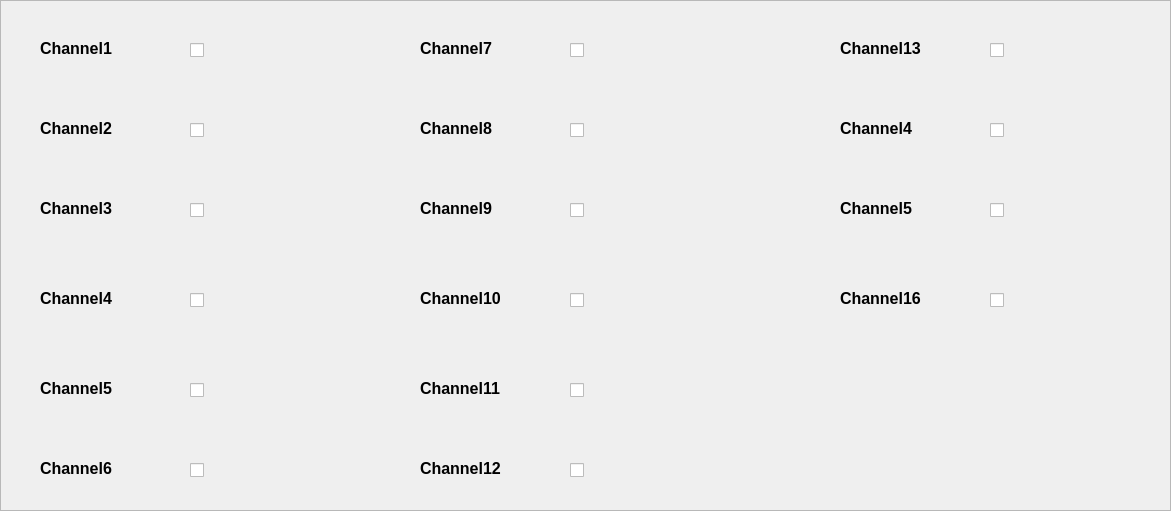
   <widget class="QFrame" name="frame">
    <property name="geometry">
     <rect>
      <x>10</x>
      <y>10</y>
      <width>1171</width>
      <height>511</height>
     </rect>
    </property>
    <property name="frameShape">
     <enum>QFrame::StyledPanel</enum>
    </property>
    <property name="frameShadow">
     <enum>QFrame::Plain</enum>
    </property>
    <widget class="QFrame" name="frame_3">
     <property name="geometry">
      <rect>
       <x>10</x>
       <y>20</y>
       <width>341</width>
       <height>481</height>
      </rect>
     </property>
     <property name="frameShape">
      <enum>QFrame::NoFrame</enum>
     </property>
     <property name="frameShadow">
      <enum>QFrame::Plain</enum>
     </property>
     <widget class="QFrame" name="frame_5">
      <property name="geometry">
       <rect>
        <x>20</x>
        <y>10</y>
        <width>311</width>
        <height>41</height>
       </rect>
      </property>
      <property name="frameShape">
       <enum>QFrame::NoFrame</enum>
      </property>
      <property name="frameShadow">
       <enum>QFrame::Plain</enum>
      </property>
      <widget class="QLabel" name="Device1Label">
       <property name="geometry">
        <rect>
         <x>10</x>
         <y>10</y>
         <width>111</width>
         <height>16</height>
        </rect>
       </property>
       <property name="font">
        <font>
         <pointsize>12</pointsize>
         <weight>75</weight>
         <bold>true</bold>
        </font>
       </property>
       <property name="text">
        <string>Channel1</string>
       </property>
      </widget>
      <widget class="QCheckBox" name="Device1Check">
       <property name="geometry">
        <rect>
         <x>160</x>
         <y>10</y>
         <width>81</width>
         <height>20</height>
        </rect>
       </property>
       <property name="text">
        <string/>
       </property>
      </widget>
     </widget>
     <widget class="QFrame" name="frame_6">
      <property name="geometry">
       <rect>
        <x>20</x>
        <y>90</y>
        <width>311</width>
        <height>41</height>
       </rect>
      </property>
      <property name="frameShape">
       <enum>QFrame::NoFrame</enum>
      </property>
      <property name="frameShadow">
       <enum>QFrame::Plain</enum>
      </property>
      <widget class="QLabel" name="Device2Label">
       <property name="geometry">
        <rect>
         <x>10</x>
         <y>10</y>
         <width>111</width>
         <height>16</height>
        </rect>
       </property>
       <property name="font">
        <font>
         <pointsize>12</pointsize>
         <weight>75</weight>
         <bold>true</bold>
        </font>
       </property>
       <property name="text">
        <string>Channel2</string>
       </property>
      </widget>
      <widget class="QCheckBox" name="Device2Check">
       <property name="geometry">
        <rect>
         <x>160</x>
         <y>10</y>
         <width>81</width>
         <height>20</height>
        </rect>
       </property>
       <property name="text">
        <string/>
       </property>
      </widget>
     </widget>
     <widget class="QFrame" name="frame_8">
      <property name="geometry">
       <rect>
        <x>20</x>
        <y>170</y>
        <width>311</width>
        <height>41</height>
       </rect>
      </property>
      <property name="frameShape">
       <enum>QFrame::NoFrame</enum>
      </property>
      <property name="frameShadow">
       <enum>QFrame::Plain</enum>
      </property>
      <widget class="QLabel" name="Device3Label">
       <property name="geometry">
        <rect>
         <x>10</x>
         <y>10</y>
         <width>111</width>
         <height>16</height>
        </rect>
       </property>
       <property name="font">
        <font>
         <pointsize>12</pointsize>
         <weight>75</weight>
         <bold>true</bold>
        </font>
       </property>
       <property name="text">
        <string>Channel3</string>
       </property>
      </widget>
      <widget class="QCheckBox" name="Device3Check">
       <property name="geometry">
        <rect>
         <x>160</x>
         <y>10</y>
         <width>81</width>
         <height>20</height>
        </rect>
       </property>
       <property name="text">
        <string/>
       </property>
      </widget>
     </widget>
     <widget class="QFrame" name="frame_9">
      <property name="geometry">
       <rect>
        <x>20</x>
        <y>260</y>
        <width>311</width>
        <height>41</height>
       </rect>
      </property>
      <property name="frameShape">
       <enum>QFrame::NoFrame</enum>
      </property>
      <property name="frameShadow">
       <enum>QFrame::Plain</enum>
      </property>
      <widget class="QLabel" name="Device4Label">
       <property name="geometry">
        <rect>
         <x>10</x>
         <y>10</y>
         <width>111</width>
         <height>16</height>
        </rect>
       </property>
       <property name="font">
        <font>
         <pointsize>12</pointsize>
         <weight>75</weight>
         <bold>true</bold>
        </font>
       </property>
       <property name="text">
        <string>Channel4</string>
       </property>
      </widget>
      <widget class="QCheckBox" name="Device4Check">
       <property name="geometry">
        <rect>
         <x>160</x>
         <y>10</y>
         <width>81</width>
         <height>20</height>
        </rect>
       </property>
       <property name="text">
        <string/>
       </property>
      </widget>
     </widget>
     <widget class="QFrame" name="frame_10">
      <property name="geometry">
       <rect>
        <x>20</x>
        <y>350</y>
        <width>311</width>
        <height>41</height>
       </rect>
      </property>
      <property name="frameShape">
       <enum>QFrame::NoFrame</enum>
      </property>
      <property name="frameShadow">
       <enum>QFrame::Plain</enum>
      </property>
      <widget class="QLabel" name="Device5Label">
       <property name="geometry">
        <rect>
         <x>10</x>
         <y>10</y>
         <width>111</width>
         <height>16</height>
        </rect>
       </property>
       <property name="font">
        <font>
         <pointsize>12</pointsize>
         <weight>75</weight>
         <bold>true</bold>
        </font>
       </property>
       <property name="text">
        <string>Channel5</string>
       </property>
      </widget>
      <widget class="QCheckBox" name="Device5Check">
       <property name="geometry">
        <rect>
         <x>160</x>
         <y>10</y>
         <width>81</width>
         <height>20</height>
        </rect>
       </property>
       <property name="text">
        <string/>
       </property>
      </widget>
     </widget>
     <widget class="QFrame" name="frame_11">
      <property name="geometry">
       <rect>
        <x>20</x>
        <y>430</y>
        <width>311</width>
        <height>41</height>
       </rect>
      </property>
      <property name="frameShape">
       <enum>QFrame::NoFrame</enum>
      </property>
      <property name="frameShadow">
       <enum>QFrame::Plain</enum>
      </property>
      <widget class="QLabel" name="Device7Label">
       <property name="geometry">
        <rect>
         <x>10</x>
         <y>10</y>
         <width>111</width>
         <height>16</height>
        </rect>
       </property>
       <property name="font">
        <font>
         <pointsize>12</pointsize>
         <weight>75</weight>
         <bold>true</bold>
        </font>
       </property>
       <property name="text">
        <string>Channel6</string>
       </property>
      </widget>
      <widget class="QCheckBox" name="Device6Check">
       <property name="geometry">
        <rect>
         <x>160</x>
         <y>10</y>
         <width>81</width>
         <height>20</height>
        </rect>
       </property>
       <property name="text">
        <string/>
       </property>
      </widget>
     </widget>
    </widget>
    <widget class="QFrame" name="frame_4">
     <property name="geometry">
      <rect>
       <x>390</x>
       <y>20</y>
       <width>341</width>
       <height>481</height>
      </rect>
     </property>
     <property name="frameShape">
      <enum>QFrame::NoFrame</enum>
     </property>
     <property name="frameShadow">
      <enum>QFrame::Plain</enum>
     </property>
     <widget class="QFrame" name="frame_7">
      <property name="geometry">
       <rect>
        <x>20</x>
        <y>10</y>
        <width>311</width>
        <height>41</height>
       </rect>
      </property>
      <property name="frameShape">
       <enum>QFrame::NoFrame</enum>
      </property>
      <property name="frameShadow">
       <enum>QFrame::Plain</enum>
      </property>
      <widget class="QLabel" name="Device7Label_2">
       <property name="geometry">
        <rect>
         <x>10</x>
         <y>10</y>
         <width>111</width>
         <height>16</height>
        </rect>
       </property>
       <property name="font">
        <font>
         <pointsize>12</pointsize>
         <weight>75</weight>
         <bold>true</bold>
        </font>
       </property>
       <property name="text">
        <string>Channel7</string>
       </property>
      </widget>
      <widget class="QCheckBox" name="Device7Check">
       <property name="geometry">
        <rect>
         <x>160</x>
         <y>10</y>
         <width>81</width>
         <height>20</height>
        </rect>
       </property>
       <property name="text">
        <string/>
       </property>
      </widget>
     </widget>
     <widget class="QFrame" name="frame_12">
      <property name="geometry">
       <rect>
        <x>20</x>
        <y>90</y>
        <width>311</width>
        <height>41</height>
       </rect>
      </property>
      <property name="frameShape">
       <enum>QFrame::NoFrame</enum>
      </property>
      <property name="frameShadow">
       <enum>QFrame::Plain</enum>
      </property>
      <widget class="QLabel" name="Device8Label">
       <property name="geometry">
        <rect>
         <x>10</x>
         <y>10</y>
         <width>111</width>
         <height>16</height>
        </rect>
       </property>
       <property name="font">
        <font>
         <pointsize>12</pointsize>
         <weight>75</weight>
         <bold>true</bold>
        </font>
       </property>
       <property name="text">
        <string>Channel8</string>
       </property>
      </widget>
      <widget class="QCheckBox" name="Device8Check">
       <property name="geometry">
        <rect>
         <x>160</x>
         <y>10</y>
         <width>81</width>
         <height>20</height>
        </rect>
       </property>
       <property name="text">
        <string/>
       </property>
      </widget>
     </widget>
     <widget class="QFrame" name="frame_13">
      <property name="geometry">
       <rect>
        <x>20</x>
        <y>170</y>
        <width>311</width>
        <height>41</height>
       </rect>
      </property>
      <property name="frameShape">
       <enum>QFrame::NoFrame</enum>
      </property>
      <property name="frameShadow">
       <enum>QFrame::Plain</enum>
      </property>
      <widget class="QLabel" name="Device9Label">
       <property name="geometry">
        <rect>
         <x>10</x>
         <y>10</y>
         <width>111</width>
         <height>16</height>
        </rect>
       </property>
       <property name="font">
        <font>
         <pointsize>12</pointsize>
         <weight>75</weight>
         <bold>true</bold>
        </font>
       </property>
       <property name="text">
        <string>Channel9</string>
       </property>
      </widget>
      <widget class="QCheckBox" name="Device9Check">
       <property name="geometry">
        <rect>
         <x>160</x>
         <y>10</y>
         <width>81</width>
         <height>20</height>
        </rect>
       </property>
       <property name="text">
        <string/>
       </property>
      </widget>
     </widget>
     <widget class="QFrame" name="frame_14">
      <property name="geometry">
       <rect>
        <x>20</x>
        <y>260</y>
        <width>311</width>
        <height>41</height>
       </rect>
      </property>
      <property name="frameShape">
       <enum>QFrame::NoFrame</enum>
      </property>
      <property name="frameShadow">
       <enum>QFrame::Plain</enum>
      </property>
      <widget class="QLabel" name="Device10Label">
       <property name="geometry">
        <rect>
         <x>10</x>
         <y>10</y>
         <width>111</width>
         <height>16</height>
        </rect>
       </property>
       <property name="font">
        <font>
         <pointsize>12</pointsize>
         <weight>75</weight>
         <bold>true</bold>
        </font>
       </property>
       <property name="text">
        <string>Channel10</string>
       </property>
      </widget>
      <widget class="QCheckBox" name="Device10Check">
       <property name="geometry">
        <rect>
         <x>160</x>
         <y>10</y>
         <width>81</width>
         <height>20</height>
        </rect>
       </property>
       <property name="text">
        <string/>
       </property>
      </widget>
     </widget>
     <widget class="QFrame" name="frame_15">
      <property name="geometry">
       <rect>
        <x>20</x>
        <y>350</y>
        <width>311</width>
        <height>41</height>
       </rect>
      </property>
      <property name="frameShape">
       <enum>QFrame::NoFrame</enum>
      </property>
      <property name="frameShadow">
       <enum>QFrame::Plain</enum>
      </property>
      <widget class="QLabel" name="Device11Label">
       <property name="geometry">
        <rect>
         <x>10</x>
         <y>10</y>
         <width>111</width>
         <height>16</height>
        </rect>
       </property>
       <property name="font">
        <font>
         <pointsize>12</pointsize>
         <weight>75</weight>
         <bold>true</bold>
        </font>
       </property>
       <property name="text">
        <string>Channel11</string>
       </property>
      </widget>
      <widget class="QCheckBox" name="Device11Check">
       <property name="geometry">
        <rect>
         <x>160</x>
         <y>10</y>
         <width>81</width>
         <height>20</height>
        </rect>
       </property>
       <property name="text">
        <string/>
       </property>
      </widget>
     </widget>
     <widget class="QFrame" name="frame_16">
      <property name="geometry">
       <rect>
        <x>20</x>
        <y>430</y>
        <width>311</width>
        <height>41</height>
       </rect>
      </property>
      <property name="frameShape">
       <enum>QFrame::NoFrame</enum>
      </property>
      <property name="frameShadow">
       <enum>QFrame::Plain</enum>
      </property>
      <widget class="QLabel" name="Device12Label">
       <property name="geometry">
        <rect>
         <x>10</x>
         <y>10</y>
         <width>111</width>
         <height>16</height>
        </rect>
       </property>
       <property name="font">
        <font>
         <pointsize>12</pointsize>
         <weight>75</weight>
         <bold>true</bold>
        </font>
       </property>
       <property name="text">
        <string>Channel12</string>
       </property>
      </widget>
      <widget class="QCheckBox" name="Device12Check">
       <property name="geometry">
        <rect>
         <x>160</x>
         <y>10</y>
         <width>81</width>
         <height>20</height>
        </rect>
       </property>
       <property name="text">
        <string/>
       </property>
      </widget>
     </widget>
    </widget>
    <widget class="QFrame" name="frame_17">
     <property name="geometry">
      <rect>
       <x>810</x>
       <y>20</y>
       <width>341</width>
       <height>481</height>
      </rect>
     </property>
     <property name="frameShape">
      <enum>QFrame::NoFrame</enum>
     </property>
     <property name="frameShadow">
      <enum>QFrame::Plain</enum>
     </property>
     <widget class="QFrame" name="frame_18">
      <property name="geometry">
       <rect>
        <x>20</x>
        <y>10</y>
        <width>311</width>
        <height>41</height>
       </rect>
      </property>
      <property name="frameShape">
       <enum>QFrame::NoFrame</enum>
      </property>
      <property name="frameShadow">
       <enum>QFrame::Plain</enum>
      </property>
      <widget class="QLabel" name="Device13Label">
       <property name="geometry">
        <rect>
         <x>10</x>
         <y>10</y>
         <width>111</width>
         <height>16</height>
        </rect>
       </property>
       <property name="font">
        <font>
         <pointsize>12</pointsize>
         <weight>75</weight>
         <bold>true</bold>
        </font>
       </property>
       <property name="text">
        <string>Channel13</string>
       </property>
      </widget>
      <widget class="QCheckBox" name="Device13Check">
       <property name="geometry">
        <rect>
         <x>160</x>
         <y>10</y>
         <width>81</width>
         <height>20</height>
        </rect>
       </property>
       <property name="text">
        <string/>
       </property>
      </widget>
     </widget>
     <widget class="QFrame" name="frame_19">
      <property name="geometry">
       <rect>
        <x>20</x>
        <y>90</y>
        <width>311</width>
        <height>41</height>
       </rect>
      </property>
      <property name="frameShape">
       <enum>QFrame::NoFrame</enum>
      </property>
      <property name="frameShadow">
       <enum>QFrame::Plain</enum>
      </property>
      <widget class="QLabel" name="Device14Label">
       <property name="geometry">
        <rect>
         <x>10</x>
         <y>10</y>
         <width>111</width>
         <height>16</height>
        </rect>
       </property>
       <property name="font">
        <font>
         <pointsize>12</pointsize>
         <weight>75</weight>
         <bold>true</bold>
        </font>
       </property>
       <property name="text">
        <string>Channel4</string>
       </property>
      </widget>
      <widget class="QCheckBox" name="Device14Check">
       <property name="geometry">
        <rect>
         <x>160</x>
         <y>10</y>
         <width>81</width>
         <height>20</height>
        </rect>
       </property>
       <property name="text">
        <string/>
       </property>
      </widget>
     </widget>
     <widget class="QFrame" name="frame_20">
      <property name="geometry">
       <rect>
        <x>20</x>
        <y>170</y>
        <width>311</width>
        <height>41</height>
       </rect>
      </property>
      <property name="frameShape">
       <enum>QFrame::NoFrame</enum>
      </property>
      <property name="frameShadow">
       <enum>QFrame::Plain</enum>
      </property>
      <widget class="QLabel" name="Device15Label">
       <property name="geometry">
        <rect>
         <x>10</x>
         <y>10</y>
         <width>111</width>
         <height>16</height>
        </rect>
       </property>
       <property name="font">
        <font>
         <pointsize>12</pointsize>
         <weight>75</weight>
         <bold>true</bold>
        </font>
       </property>
       <property name="text">
        <string>Channel5</string>
       </property>
      </widget>
      <widget class="QCheckBox" name="Device15Check">
       <property name="geometry">
        <rect>
         <x>160</x>
         <y>10</y>
         <width>81</width>
         <height>20</height>
        </rect>
       </property>
       <property name="text">
        <string/>
       </property>
      </widget>
     </widget>
     <widget class="QFrame" name="frame_21">
      <property name="geometry">
       <rect>
        <x>20</x>
        <y>260</y>
        <width>311</width>
        <height>41</height>
       </rect>
      </property>
      <property name="frameShape">
       <enum>QFrame::NoFrame</enum>
      </property>
      <property name="frameShadow">
       <enum>QFrame::Plain</enum>
      </property>
      <widget class="QLabel" name="Device17Label">
       <property name="geometry">
        <rect>
         <x>10</x>
         <y>10</y>
         <width>111</width>
         <height>16</height>
        </rect>
       </property>
       <property name="font">
        <font>
         <pointsize>12</pointsize>
         <weight>75</weight>
         <bold>true</bold>
        </font>
       </property>
       <property name="text">
        <string>Channel16</string>
       </property>
      </widget>
      <widget class="QCheckBox" name="Device16Check">
       <property name="geometry">
        <rect>
         <x>160</x>
         <y>10</y>
         <width>81</width>
         <height>20</height>
        </rect>
       </property>
       <property name="text">
        <string/>
       </property>
      </widget>
     </widget>
    </widget>
   </widget>
